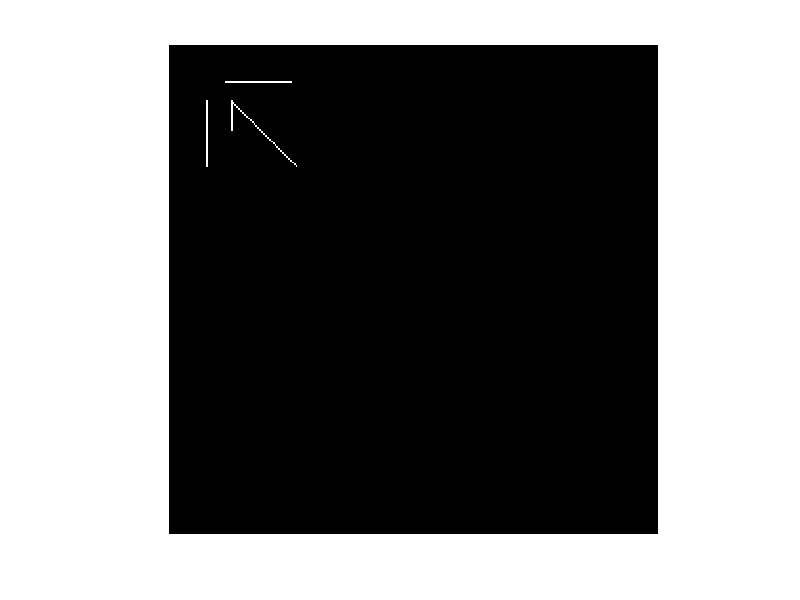
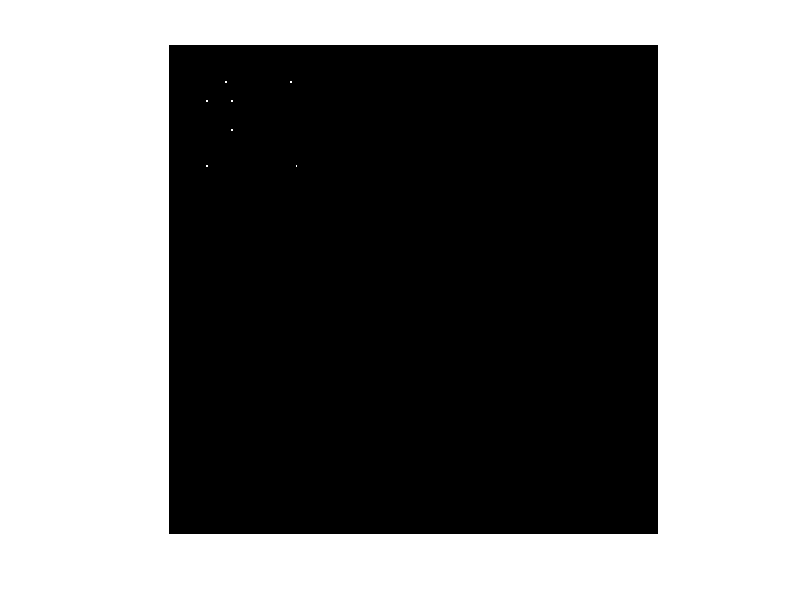

MATLAB code to generate these figures, in order:
% img = imresize(img, 4);
% Create Image
img = zeros(256, 256);
for i=30:64
    img(i, 20) = 255;
end
for j=30:64
    img(20, j) = 255;
end
for i=30:64
    img(i, i+3) = 255;
end
for i=30:1:45
    img(i, 33) = 255;
end
[m, n] = size(img);
figure();
imshow(img);
B1 = [255 255 2; 2 2 2; 2 2 2];
B2 = [2 255 255; 2 2 2; 2 2 2];
B3 = [2 2 255; 2 2 255; 2 2 2];
B4 = [2 2 2; 2 2 255; 2 2 255];
B5 = [2 2 2; 2 2 2; 2 255 255];
B6 = [2 2 2; 2 2 2; 255 255 2];
B7 = [2 2 2; 255 2 2; 255 2 2];
B8 = [255 2 2; 255 2 2; 2 2 2];
B = [B1 B2 B3 B4 B5 B6 B7 B8];
img = [zeros(m, 1), img, zeros(m, 1)];
img = [zeros(1, n+2); img; zeros(1, n+2)];
result = zeros(m, n);
for i=2:1:m+1
    for j=2:1:n+1
        if img(i,j) ~= 255
            continue;
        end
        subimg = img(i-1:i+1, j-1:j+1);
        if sum(subimg(:)) == 2*255
            result(i-1,j-1) = 255;
            continue;
        elseif sum(subimg(:)) > 3*255
            continue;
        end
        for k=1:3:22
            mask = B(:,k:k+2);
            flag = 0;
            for x=1:1:3
                for y=1:1:3
                    if mask(x, y) == 2
                        continue;
                    end
                    if mask(x, y) ~= subimg(x, y)
                        flag = 1;
                        break;
                    end
                end
                if flag == 1
                    break;
                end
            end
            if flag == 0
                result(i-1,j-1) = 255;
                break;
            end
        end
    end
end
figure();
imshow(result);